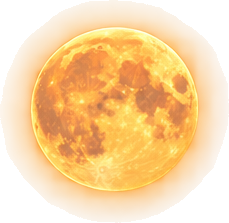
#> input picture golf/game/assets/backdrops/01-pumpkin-patch/el_01.png, 229 x 223 px
$ python -i prep_backdrops.py   (imports and definitions only)
#> lines starting #> are read from the running program, lines starting #| are printed output that depends on the picture; after the words box and inside, x2 and y2 are one past the last pixel; in counts of white or black regions, pixels touching at a corner belong together
"""Turn the per-hole background paintings into game backdrops.

usage: python3 -I prep_backdrops.py <dir with midnight-golf-background-art-holes-*> <golf/game/assets/backdrops>

For each hole and each painting (a, b):
  <slug>/<v>.jpg        the painting with its moon painted out (the sky shader mirrors it to wrap
                        360 degrees, so a baked-in moon would appear more than once)
  <slug>/<v>_moon.png   the moon and its halo as a separate RGBA sprite, drawn once by the shader
  meta.json             moon position/size, fog and sky colors sampled from the painting
  <slug>/el_NN.png      the 15 elements from the atlas, trimmed, in catalog order
"""
import glob
import json
import os
import sys

import cv2
import numpy as np
from PIL import Image
from scipy import ndimage

SRC, DST = sys.argv[1], sys.argv[2]


# [76 lines left out: functions find_moon, remove_moon, not called in this run]


def slice_elements(path, out_dir):
    """Cut the atlas into its pieces by finding connected objects (pieces overlap the nominal
    5x3 grid lines), then number them in reading order to match CATALOG.txt."""
#> called with out_dir = 'out.png'
    im = Image.open(path).convert("RGBA")
#> im is the input picture: PIL image 229x223 RGBA; mean R, G, B, A 232.8, 165.7, 77.8, 136.5
    a = np.array(im)
    a[..., 3] = np.where(a[..., 3] < 20, 0, a[..., 3])
    solid = a[..., 3] > 40
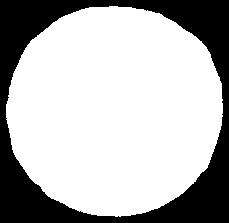
#> solid: shape (223, 229) bool; 71% white; 1 black region, box (x1, y1, x2, y2) and area: (0, 0, 229, 223) 14826
    lab, k = ndimage.label(ndimage.binary_dilation(solid, iterations=6))
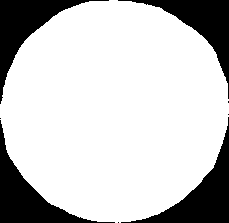
#> lab: shape (223, 229) int32; values 0 (black) and 1 (white), 78.4% white; 8 black regions (4 under 20 px), largest, box (x1, y1, x2, y2) and area: (121, 117, 229, 223) 2910, (0, 120, 115, 223) 2853, (0, 0, 109, 104) 2730, (118, 0, 229, 99) 2551
#> k = 1
    objs = []
    for i, sl in enumerate(ndimage.find_objects(lab), start=1):
        if (lab[sl] == i).sum() < 1500:
            continue
        cy = (sl[0].start + sl[0].stop) / 2
        cx = (sl[1].start + sl[1].stop) / 2
        objs.append((int(cy // (im.height / 3)), cx, i, sl))
#> this loop made 1 pass
#> (i, cy, cx) on pass 1: (1, 111.5, 114.5)
#> after the loop, objs = 1 item
    # small detached bits (bats, sparks) join the nearest big object in the same grid cell
    objs.sort(key=lambda o: (o[0], o[1]))
    n = 0
    for row, cx, i, sl in objs:
        piece = a[sl].copy()
        piece[..., 3] = np.where(lab[sl] == i, piece[..., 3], 0)
        img = Image.fromarray(piece)
        img = img.crop(img.getchannel("A").getbbox())
        n += 1
        img.save(os.path.join(out_dir, f"el_{n:02d}.png"), optimize=True)
#> this loop made 1 pass
#> (row, cx, i, n) on pass 1: (1, 114.5, 1, 1)
#> after the loop, n = 1
    return n


meta = {}
# [32 lines not run here, left out]

>>> result = slice_elements('../game/assets/backdrops/01-pumpkin-patch/el_01.png', 'out.png')
#> result = 1
